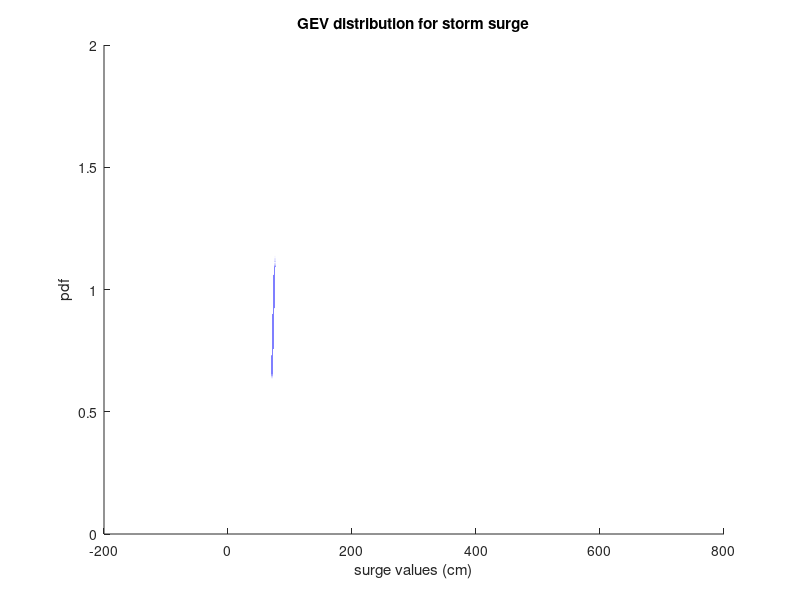

MATLAB code for this plot: (Note: a time limit stopped this script after it produced the figure.)
% calculation of transition probabilities for storm surge states (GEV)

% GEV parameters for storms in metres- done for this model for now!!

% baseline parameters: model 2: 2.6296 m
mu=0.936; %location
sigma=0.206; %scale
k=0.232; %shape

figure(1)
hold on
x =linspace(-1,7,10000000);%m
plot(x*100, gevpdf(x, k, sigma, mu), 'linewidth', 2)
title('GEV distribution for storm surge')
xlabel('surge values (cm)')
ylabel('pdf')


figure(2)
plot(x*100, cdf('gev',x,k, sigma, mu),'linewidth',2)
title('GEV distribution for storm surge')
xlabel('surge values (cm)')
ylabel('cdf')


surge_values = [0:10:700]; %cm
states_gev = [1:72];
n_states_gev = length(states_gev);
prob_states = zeros(1,length(states_gev));

% gev transitions : same for every action and system
for i = 1:length(surge_values)-1
    prob_states(i+1) = cdf('gev',surge_values(i+1)/100,k,sigma,mu) - cdf('gev',surge_values(i)/100,k,sigma,mu);
end
prob_states(72) = 1 - cdf('gev',7, k, sigma, mu);
prob_states(1) = cdf('gev', 0, k, sigma, mu);

figure
plot(states_gev, prob_states, 'linewidth', 2)
xlabel('storm surge states')
ylabel('probability of state')
title('probability of storm surge states')

t_s_surge = repmat(prob_states, n_states_gev, 1);
t_s_surge = t_s_surge';%to match the format of transition slr
